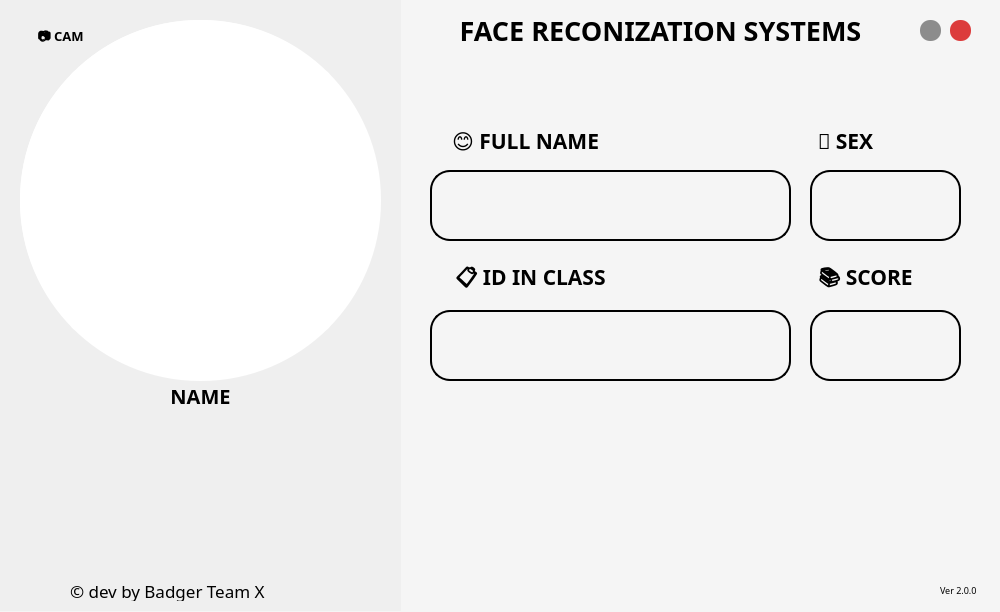
<?xml version="1.0" encoding="UTF-8"?>
<ui version="4.0">
 <class>MainWindow</class>
 <widget class="QMainWindow" name="MainWindow">
  <property name="geometry">
   <rect>
    <x>0</x>
    <y>0</y>
    <width>1000</width>
    <height>612</height>
   </rect>
  </property>
  <property name="windowTitle">
   <string>MainWindow</string>
  </property>
  <property name="styleSheet">
   <string notr="true">QWidget {
	
	background-color: rgb(245, 245, 245);
}
  
</string>
  </property>
  <widget class="QWidget" name="centralwidget">
   <widget class="QGroupBox" name="groupBox_2">
    <property name="geometry">
     <rect>
      <x>0</x>
      <y>0</y>
      <width>401</width>
      <height>611</height>
     </rect>
    </property>
    <property name="styleSheet">
     <string notr="true">QGroupBox {
	background-color: rgb(239, 239, 239);
	border: none;
}</string>
    </property>
    <property name="title">
     <string/>
    </property>
    <widget class="QWidget" name="Camera_view" native="true">
     <property name="geometry">
      <rect>
       <x>20</x>
       <y>20</y>
       <width>360</width>
       <height>360</height>
      </rect>
     </property>
     <property name="styleSheet">
      <string notr="true">QWidget {
	background-color: #fff;
		border-radius: 180px;
}</string>
     </property>
    </widget>
    <widget class="QLabel" name="Camera_border">
     <property name="geometry">
      <rect>
       <x>20</x>
       <y>20</y>
       <width>361</width>
       <height>361</height>
      </rect>
     </property>
     <property name="styleSheet">
      <string notr="true">QLabel{
    background-color: none;
	border: 4px solid rgb(255, 255, 255);
	border-radius: 180px;
}</string>
     </property>
     <property name="text">
      <string/>
     </property>
    </widget>
    <widget class="QLabel" name="Face">
     <property name="geometry">
      <rect>
       <x>30</x>
       <y>430</y>
       <width>341</width>
       <height>141</height>
      </rect>
     </property>
     <property name="font">
      <font>
       <family>Montserrat Black</family>
       <pointsize>35</pointsize>
       <weight>75</weight>
       <bold>true</bold>
      </font>
     </property>
     <property name="styleSheet">
      <string notr="true">QLabel {
	background-color: none;
    border: none; 
}</string>
     </property>
     <property name="text">
      <string/>
     </property>
     <property name="alignment">
      <set>Qt::AlignCenter</set>
     </property>
    </widget>
    <widget class="QLabel" name="Copy_Right">
     <property name="geometry">
      <rect>
       <x>70</x>
       <y>580</y>
       <width>361</width>
       <height>21</height>
      </rect>
     </property>
     <property name="font">
      <font>
       <family>Montserrat</family>
       <pointsize>13</pointsize>
      </font>
     </property>
     <property name="styleSheet">
      <string notr="true">QLabel {
	
	background-color: rgb(239, 239, 239);
}</string>
     </property>
     <property name="text">
      <string>© dev by Badger Team X</string>
     </property>
    </widget>
    <widget class="QLabel" name="label">
     <property name="geometry">
      <rect>
       <x>160</x>
       <y>380</y>
       <width>81</width>
       <height>31</height>
      </rect>
     </property>
     <property name="font">
      <font>
       <family>Montserrat Black</family>
       <pointsize>15</pointsize>
       <weight>75</weight>
       <bold>true</bold>
      </font>
     </property>
     <property name="layoutDirection">
      <enum>Qt::RightToLeft</enum>
     </property>
     <property name="styleSheet">
      <string notr="true">background:transparent;</string>
     </property>
     <property name="text">
      <string>NAME</string>
     </property>
     <property name="alignment">
      <set>Qt::AlignCenter</set>
     </property>
    </widget>
    <widget class="QLabel" name="label_2">
     <property name="geometry">
      <rect>
       <x>30</x>
       <y>30</y>
       <width>61</width>
       <height>16</height>
      </rect>
     </property>
     <property name="font">
      <font>
       <family>Montserrat Black</family>
       <pointsize>10</pointsize>
       <weight>75</weight>
       <bold>true</bold>
      </font>
     </property>
     <property name="layoutDirection">
      <enum>Qt::RightToLeft</enum>
     </property>
     <property name="styleSheet">
      <string notr="true">background:transparent;</string>
     </property>
     <property name="text">
      <string>📷 CAM</string>
     </property>
     <property name="alignment">
      <set>Qt::AlignCenter</set>
     </property>
    </widget>
   </widget>
   <widget class="QPushButton" name="Minimun">
    <property name="geometry">
     <rect>
      <x>920</x>
      <y>20</y>
      <width>21</width>
      <height>21</height>
     </rect>
    </property>
    <property name="styleSheet">
     <string notr="true">QPushButton#Minimun:hover:!pressed
{
  	background-color: rgb(72, 72, 72);
}
QPushButton#Minimun {
	background-color: rgb(140, 140, 140);
    border: none; 
	color: white;
	border-radius: 10px;
}
</string>
    </property>
    <property name="text">
     <string/>
    </property>
    <property name="icon">
     <iconset>
      <normaloff>static/minimum-solid.svg</normaloff>static/minimum-solid.svg</iconset>
    </property>
   </widget>
   <widget class="QPushButton" name="Close">
    <property name="geometry">
     <rect>
      <x>950</x>
      <y>20</y>
      <width>21</width>
      <height>21</height>
     </rect>
    </property>
    <property name="styleSheet">
     <string notr="true">QPushButton#Close:hover:!pressed
{
  	background-color: rgb(167, 30, 30);
}
QPushButton#Close {
	background-color: rgb(220, 60, 60);
    border: none; 
	color: white;
	border-radius: 10px;
}
</string>
    </property>
    <property name="text">
     <string/>
    </property>
    <property name="icon">
     <iconset>
      <normaloff>static/times-solid.svg</normaloff>static/times-solid.svg</iconset>
    </property>
    <property name="iconSize">
     <size>
      <width>16</width>
      <height>16</height>
     </size>
    </property>
   </widget>
   <widget class="QLabel" name="Title">
    <property name="geometry">
     <rect>
      <x>420</x>
      <y>10</y>
      <width>481</width>
      <height>41</height>
     </rect>
    </property>
    <property name="font">
     <font>
      <family>Montserrat Black</family>
      <pointsize>20</pointsize>
      <weight>75</weight>
      <bold>true</bold>
     </font>
    </property>
    <property name="text">
     <string>FACE RECONIZATION SYSTEMS</string>
    </property>
    <property name="alignment">
     <set>Qt::AlignCenter</set>
    </property>
   </widget>
   <widget class="QLabel" name="Version">
    <property name="geometry">
     <rect>
      <x>940</x>
      <y>580</y>
      <width>61</width>
      <height>21</height>
     </rect>
    </property>
    <property name="font">
     <font>
      <family>Montserrat Medium</family>
      <pointsize>7</pointsize>
      <weight>50</weight>
      <bold>false</bold>
     </font>
    </property>
    <property name="text">
     <string>Ver 2.0.0</string>
    </property>
   </widget>
   <widget class="QLabel" name="ClassId">
    <property name="geometry">
     <rect>
      <x>430</x>
      <y>310</y>
      <width>361</width>
      <height>71</height>
     </rect>
    </property>
    <property name="font">
     <font>
      <family>Montserrat Black</family>
      <pointsize>20</pointsize>
      <weight>75</weight>
      <bold>true</bold>
     </font>
    </property>
    <property name="styleSheet">
     <string notr="true">background:transparent;
border-radius:20px;
border : 2px solid;
border-top-color : black;
border-left-color :black;
border-right-color :black;
border-bottom-color : black;
color: orange;</string>
    </property>
    <property name="text">
     <string/>
    </property>
    <property name="alignment">
     <set>Qt::AlignCenter</set>
    </property>
   </widget>
   <widget class="QLabel" name="NameStu">
    <property name="geometry">
     <rect>
      <x>430</x>
      <y>170</y>
      <width>361</width>
      <height>71</height>
     </rect>
    </property>
    <property name="font">
     <font>
      <family>Montserrat Black</family>
      <pointsize>18</pointsize>
      <weight>75</weight>
      <bold>true</bold>
     </font>
    </property>
    <property name="styleSheet">
     <string notr="true">background:transparent;
border-radius:20px;
border : 2px solid;
border-top-color : black;
border-left-color :black;
border-right-color :black;
border-bottom-color : black;
color: orange;
</string>
    </property>
    <property name="text">
     <string/>
    </property>
    <property name="alignment">
     <set>Qt::AlignCenter</set>
    </property>
   </widget>
   <widget class="QLabel" name="Sex">
    <property name="geometry">
     <rect>
      <x>810</x>
      <y>170</y>
      <width>151</width>
      <height>71</height>
     </rect>
    </property>
    <property name="font">
     <font>
      <family>Montserrat Black</family>
      <pointsize>18</pointsize>
      <weight>75</weight>
      <bold>true</bold>
     </font>
    </property>
    <property name="styleSheet">
     <string notr="true">background:transparent;
border-radius:20px;
border : 2px solid;
border-top-color : black;
border-left-color :black;
border-right-color :black;
border-bottom-color : black;
color: orange;</string>
    </property>
    <property name="text">
     <string/>
    </property>
    <property name="alignment">
     <set>Qt::AlignCenter</set>
    </property>
   </widget>
   <widget class="QLabel" name="ScoreStu">
    <property name="geometry">
     <rect>
      <x>810</x>
      <y>310</y>
      <width>151</width>
      <height>71</height>
     </rect>
    </property>
    <property name="font">
     <font>
      <family>Montserrat Black</family>
      <pointsize>18</pointsize>
      <weight>75</weight>
      <bold>true</bold>
     </font>
    </property>
    <property name="styleSheet">
     <string notr="true">background:transparent;
border-radius:20px;
border : 2px solid;
border-top-color : black;
border-left-color :black;
border-right-color :black;
border-bottom-color : black;
color: orange;</string>
    </property>
    <property name="text">
     <string/>
    </property>
    <property name="alignment">
     <set>Qt::AlignCenter</set>
    </property>
   </widget>
   <widget class="QLabel" name="label_3">
    <property name="geometry">
     <rect>
      <x>800</x>
      <y>260</y>
      <width>131</width>
      <height>41</height>
     </rect>
    </property>
    <property name="font">
     <font>
      <family>Montserrat Black</family>
      <pointsize>16</pointsize>
      <weight>75</weight>
      <bold>true</bold>
     </font>
    </property>
    <property name="styleSheet">
     <string notr="true">background:transparent;
</string>
    </property>
    <property name="text">
     <string>📚 SCORE</string>
    </property>
    <property name="alignment">
     <set>Qt::AlignCenter</set>
    </property>
   </widget>
   <widget class="QLabel" name="label_4">
    <property name="geometry">
     <rect>
      <x>780</x>
      <y>120</y>
      <width>131</width>
      <height>41</height>
     </rect>
    </property>
    <property name="font">
     <font>
      <family>Montserrat Black</family>
      <pointsize>16</pointsize>
      <weight>75</weight>
      <bold>true</bold>
     </font>
    </property>
    <property name="styleSheet">
     <string notr="true">background:transparent;

</string>
    </property>
    <property name="text">
     <string>🤞 SEX</string>
    </property>
    <property name="alignment">
     <set>Qt::AlignCenter</set>
    </property>
   </widget>
   <widget class="QLabel" name="label_5">
    <property name="geometry">
     <rect>
      <x>430</x>
      <y>260</y>
      <width>201</width>
      <height>41</height>
     </rect>
    </property>
    <property name="font">
     <font>
      <family>Montserrat Black</family>
      <pointsize>16</pointsize>
      <weight>75</weight>
      <bold>true</bold>
     </font>
    </property>
    <property name="styleSheet">
     <string notr="true">background:transparent;

</string>
    </property>
    <property name="text">
     <string>📋 ID IN CLASS</string>
    </property>
    <property name="alignment">
     <set>Qt::AlignCenter</set>
    </property>
   </widget>
   <widget class="QLabel" name="label_6">
    <property name="geometry">
     <rect>
      <x>390</x>
      <y>120</y>
      <width>271</width>
      <height>41</height>
     </rect>
    </property>
    <property name="font">
     <font>
      <family>Montserrat Black</family>
      <pointsize>16</pointsize>
      <weight>75</weight>
      <bold>true</bold>
     </font>
    </property>
    <property name="styleSheet">
     <string notr="true">background:transparent;</string>
    </property>
    <property name="text">
     <string>😊 FULL NAME</string>
    </property>
    <property name="alignment">
     <set>Qt::AlignCenter</set>
    </property>
   </widget>
  </widget>
 </widget>
 <resources/>
 <connections/>
</ui>
